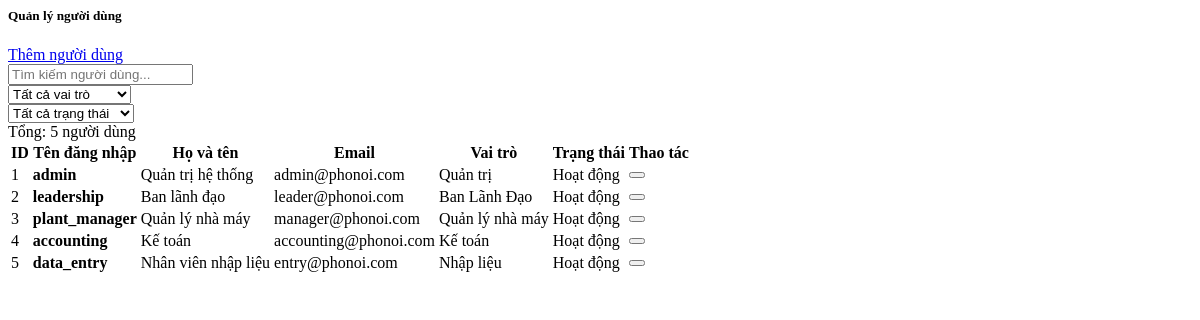
Before: /admin/users (signed in) with the older database file.
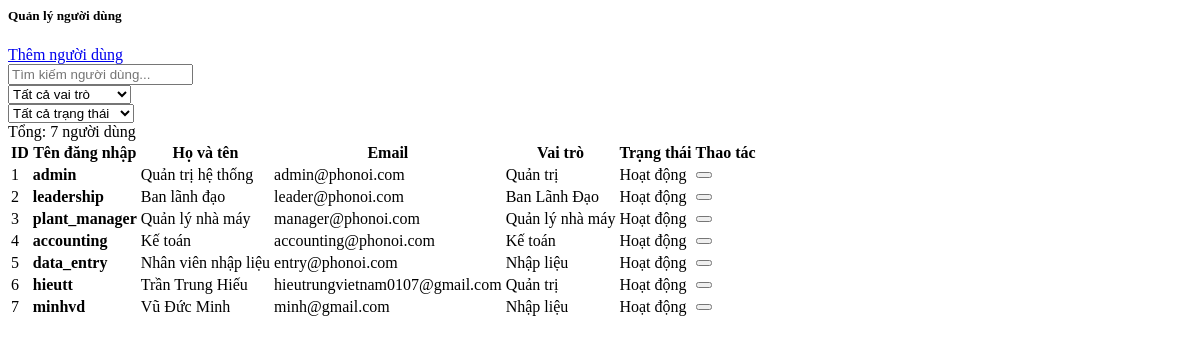
After: the same page with the newer database file.
### models.py (models this page shows)
class User(UserMixin, db.Model):
    id = db.Column(db.Integer, primary_key=True)
    username = db.Column(db.String(64), unique=True, nullable=False)
    email = db.Column(db.String(120), unique=True, nullable=False)
    password_hash = db.Column(db.String(256))
    role = db.Column(Enum(UserRole), nullable=False, default=UserRole.DATA_ENTRY)
    full_name = db.Column(db.String(120))
    created_at = db.Column(db.DateTime, default=datetime.utcnow)
    is_active = db.Column(db.Boolean, default=True)

### blueprints/admin.py (the view)
@bp.route('/users', methods=['GET'])
@login_required
def users_admin():
    if not check_permissions(current_user.role, ['admin']):
        flash('Bạn không có quyền truy cập mục này', 'error')
        return redirect(url_for('dashboard.dashboard'))
    users = User.query.order_by(User.id).all()
    return render_template('admin/user.html', users=users)

### app.py (called while the page is built)
@login_manager.user_loader
def load_user(user_id):
    from models import User
    return User.query.get(int(user_id))

### utils.py (called while the page is built)
def check_permissions(user_role, allowed_roles):
    if user_role == UserRole.ADMIN:
        return True
    return user_role.value in allowed_roles

### templates/admin/user.html (shortened to what this page needs)
{% block content %}
<div class="card">
  <div class="card-header d-flex justify-content-between align-items-center">
    <h5>Quản lý người dùng</h5>
    <a class="btn btn-primary btn-sm" href="{{ url_for('new_user') }}">
      Thêm người dùng
    </a>
  </div>
  <div class="card-body">
    <div class="row mb-3">
      <div class="col-md-6">
        <input type="text" class="form-control" id="user-search-admin" placeholder="Tìm kiếm người dùng...">
      </div>
      <div class="col-md-3">
        <select class="form-select" id="user-filter-role">
          <option value="">Tất cả vai trò</option>
        </select>
      </div>
      <div class="col-md-3">
        <select class="form-select" id="user-filter-status">
          <option value="">Tất cả trạng thái</option>
        </select>
      </div>
    </div>
    <div class="text-muted mb-2">
      Tổng: {{ users|length if users is defined else 0 }} người dùng
    </div>
    <div class="table-responsive">
      <table class="table table-striped">
        <thead>
          <tr>
            <th>ID</th>
            <th>Tên đăng nhập</th>
            <th>Họ và tên</th>
            <th>Email</th>
            <th>Vai trò</th>
            <th>Trạng thái</th>
            <th>Thao tác</th>
          </tr>
        </thead>
        <tbody id="users-table-body">
          {% for u in users %}
          {% set role_value = (u.role.name if (u.role is not none and (u.role.name is defined)) else u.role) %}
          {% set active_value = (u.is_active if (u.is_active is defined) else (u.active if (u.active is defined) else False)) %}
          <tr class="user-admin-row"
              data-status="{{ 'active' if active_value else 'inactive' }}"
               data-role="{{ (role_value or '')|lower }}">
            <td>{{ u.id }}</td>
            <td><strong>{{ u.username }}</strong></td>
            <td>{{ u.full_name or '-' }}</td>
            <td>{{ u.email or '-' }}</td>
            <td>
             {% if role_value == 'ADMIN' %}
                <span class="badge bg-danger">Quản trị</span>
             {% elif role_value == 'PLANT_MANAGER' %}
                <span class="badge bg-info">Quản lý nhà máy</span>
             {% elif role_value == 'LEADERSHIP' %}
                <span class="badge bg-warning">Ban Lãnh Đạo</span>
             {% elif role_value == 'ACCOUNTING' %}
                <span class="badge bg-info">Kế toán</span>
             {% elif role_value == 'DATA_ENTRY' %}
               <span class="badge bg-secondary">Nhập liệu</span>
             {% else %}
               <span class="badge bg-secondary">{{ (role_value or 'UNKNOWN')|replace('_',' ') }}</span>
              {% endif %}
            </td>
            <td>
              {% if active_value %}
                <span class="badge bg-success">Hoạt động</span>
              {% else %}
                <span class="badge bg-secondary">Ngưng</span>
              {% endif %}
            </td>
            <td class="text-nowrap">
              <form method="post" action="{{ url_for('admin.delete_user', user_id=u.id) }}" style="display:inline"
                    onsubmit="return confirm('Xác nhận xóa người dùng #{{ u.id }}: {{ u.username }} ?');">
                <button type="submit" class="btn btn-sm btn-outline-danger" title="Xóa">
                </button>
              </form>
            </td>
          </tr>
          {% else %}
          <tr><td colspan="7" class="text-center">Chưa có người dùng.</td></tr>
          {% endfor %}
        </tbody>
      </table>
    </div>
  </div>
</div>
{% endblock %}

Changed rows visible on the page:
added User: id "6", username "hieutt", full_name "Trần Trung Hiếu", email "hieutrungvietnam0107@gmail.com", shows "Quản trị"
added User: id "7", username "minhvd", full_name "Vũ Đức Minh", email "minh@gmail.com", shows "Nhập liệu"
Other visible differences:
{{ users|length if users is defined else 0 }}: "5" → "7"
